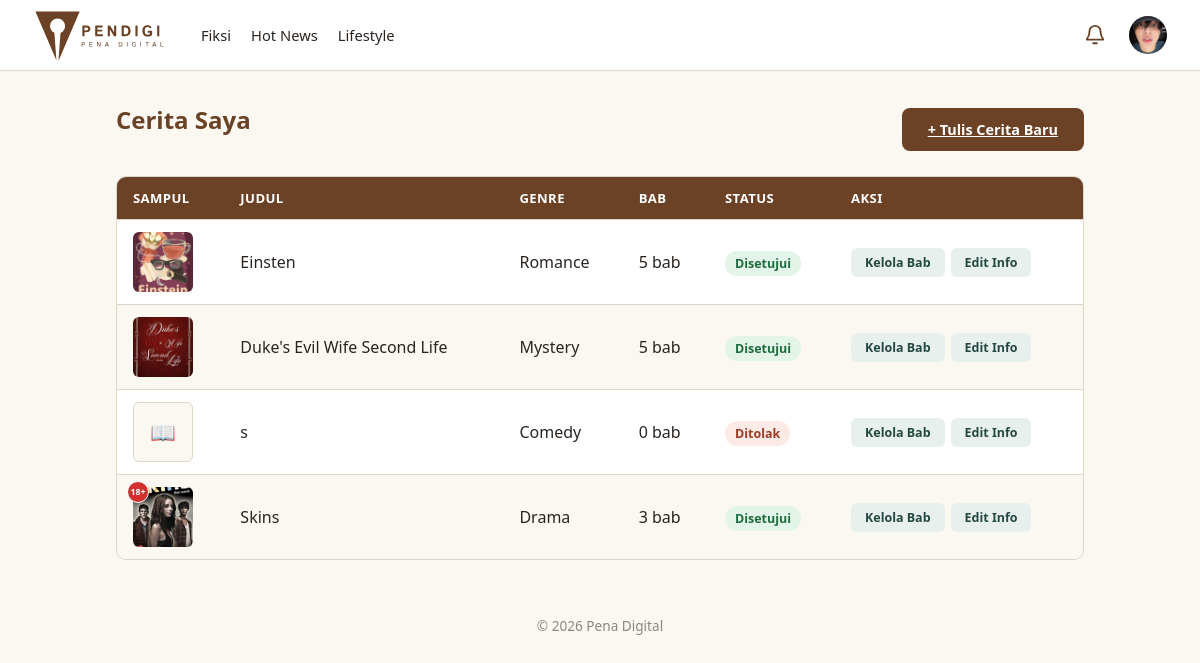
Page /fiksi/milikku/ (signed in) on the earlier database version.
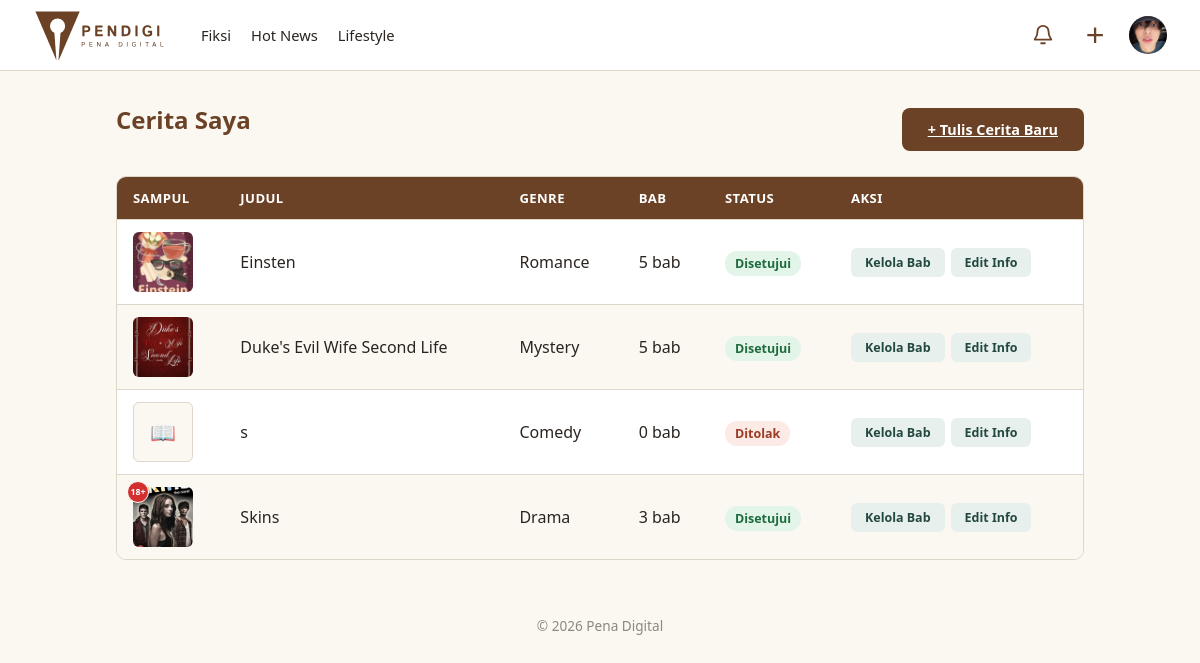
Same page on the later database version.
### fiction/views.py (the view)
# urls.py: path('milikku/', views.my_stories, name='my_stories'),
@login_required
def my_stories(request):
    stories = Stories.objects.filter(author=request.user)
    return render(request, 'fiction/my_stories.html', {'stories': stories})

### articles/context_processor.py (called while the page is built)
def navbar_categories(request):
    return {
        'navbar_categories': Categories.objects.all().order_by('name')
    }

### fiction/context_processors.py (called while the page is built)
def fiction_navigation(request):
    all_tags_raw = (
        Stories.objects
        .filter(status=StatusStory.APPROVED)
        .exclude(tags='')
        .values_list('tags', flat=True)
    )
    unique_tags = set()
    for tag_string in all_tags_raw:
        for tag in tag_string.split():
            tag = tag.strip().lower()
            if tag:
                unique_tags.add(tag)
    return {
        'fiction_tags': sorted(unique_tags),
    }

### fiction/models.py (called while the page is built)
    def total_chapters(self):
        return self.chapters.count()

### fiction/templates/fiction/my_stories.html (shortened to what this page needs)
{% extends 'fiction/fiction_base.html' %}
{% load static %}
{% block extra_css %}
<link rel="stylesheet" href="{% static 'css/table.css' %}">
{% endblock %}
{% block fiction_content %}
<div class="page-header-row">
    <h1 class="section-title">Cerita Saya</h1>
    <a href="{% url 'fiction:create_story' %}" class="btn-primary">+ Tulis Cerita Baru</a>
</div>
<table class="data-table">
    <thead>
        <tr>
            <th>Sampul</th>
            <th>Judul</th>
            <th>Genre</th>
            <th>Bab</th>
            <th>Status</th>
            <th>Aksi</th>
        </tr>
    </thead>
    <tbody>
        {% for story in stories %}
        <tr>
            <td>
                <div class="story-cover-wrap story-cover-wrap-sm">
                    {% if story.cover %}
                    <img src="{{ story.cover.url }}" class="table-thumb" alt="{{ story.title }}">
                    {% else %}
                    <div class="table-thumb table-thumb-placeholder">📖</div>
                    {% endif %}
                    {% if story.status == 'approved' and story.target_pembaca == 'dewasa' %}
                    <span class="age-badge age-badge-sm">18+</span>
                    {% endif %}
                </div>
            </td>
            <td>{{ story.title }}</td>
            <td>{{ story.get_genre_display }}</td>
            <td>{{ story.total_chapters }} bab</td>
            <td><span class="status-badge status-{{ story.status }}">{{ story.get_status_display }}</span></td>
            <td>
                <div class="table-actions">
                    <a href="{% url 'fiction:chapter_list' story.pk %}" class="edit-link">Kelola Bab</a>
                    <a href="{% url 'fiction:edit_story' story.pk %}" class="edit-link">Edit Info</a>
                </div>
            </td>
        </tr>
        {% empty %}
        <tr>
            <td colspan="6">Kamu belum menulis cerita.</td>
        </tr>
        {% endfor %}
    </tbody>
</table>
{% endblock %}

### templates/app_base.html (shortened to what this page needs)
{% extends 'base.html' %}
{% load static %}
{% block body %}
<header class="navbar">
    <a
        href="{% url 'articles:article_list' %}"
        class="brand"
    >
        <img
            src="{% static 'images/pendigi-logo-tulisan.svg' %}"
            alt="Pena Digital"
            class="logo"
        >
    </a>
    <div
        class="navbar-collapse"
        id="navbarCollapse"
    >
        <nav class="nav-links">
            {% for cat in navbar_categories %}
                {% if cat.name|lower != 'non-fiksi' %}
                    {% if cat.name|lower == 'fiksi' %}
                        <a href="{% url 'fiction:story_list' %}">
                            {{ cat.name }}
                        </a>
                    {% else %}
                        <a href="{% url 'articles:article_list' %}?kategori={{ cat.name|urlencode }}">
                            {{ cat.name }}
                        </a>
                    {% endif %}
                {% endif %}
            {% endfor %}
        </nav>
        <div class="navbar-actions">
            {% if user.is_authenticated %}
            <div class="navbar-dropdown notification-dropdown">
                <button
                    type="button"
                    class="navbar-icon-button notification-button"
                    aria-label="Notifikasi"
                    aria-expanded="false"
                    title="Notifikasi"
                >
                    <svg
                        xmlns="http://www.w3.org/2000/svg"
                        width="22"
                        height="22"
                        viewBox="0 0 24 24"
                        fill="none"
                        stroke="currentColor"
                        stroke-width="2"
                        stroke-linecap="round"
                        stroke-linejoin="round"
                    >
                        <path d="M18 8a6 6 0 0 0-12 0c0 7-3 7-3 9h18c0-2-3-2-3-9"/>
                        <path d="M10 21h4"/>
                    </svg>
                </button>
            </div>
                {% if user.is_authenticated and user.status_kontributor == 'approved' and user.role == 'kontributor' and request.session.login_mode == 'publisher' %}
                    <div class="navbar-dropdown create-dropdown">
                        <button
                            type="button"
                            class="navbar-icon-button"
                            aria-label="Buat konten"
                            aria-expanded="false"
                        >
                            <span class="plus-icon">+</span>
                        </button>
                    </div>
                {% endif %}
                <div class="navbar-dropdown profile-dropdown">
                    <button
                        type="button"
                        class="navbar-profile-button"
                        aria-label="Menu profil"
                        aria-expanded="false"
                    >
                        {% if user.profile_picture %}
                            <img
                                src="{{ user.profile_picture.url }}"
                                alt="{{ user.username }}"
                                class="navbar-profile-avatar"
                            >
                        {% else %}
                            <span class="navbar-profile-avatar navbar-profile-placeholder">
                                {{ user.username|first|upper }}
                            </span>
                        {% endif %}
                    </button>
                </div>
            {% endif %}
        </div>
    </div>
</header>
<main class="content">
    {% block content %}
    {% endblock %}
</main>
<footer class="footer">
    <p>
        &copy; {% now 'Y' %} Pena Digital
    </p>
</footer>
{% endblock %}

Differences in the rows shown:
changed Users: role "pembaca" → "kontributor" (drawn)
